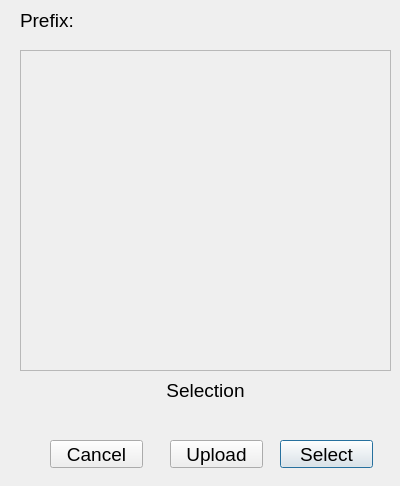
<?xml version="1.0" encoding="UTF-8"?>
<ui version="4.0">
 <class>Dialog</class>
 <widget class="QDialog" name="Dialog">
  <property name="geometry">
   <rect>
    <x>0</x>
    <y>0</y>
    <width>400</width>
    <height>486</height>
   </rect>
  </property>
  <property name="font">
   <font>
    <pointsize>14</pointsize>
   </font>
  </property>
  <property name="windowTitle">
   <string>Dialog</string>
  </property>
  <widget class="QLabel" name="label">
   <property name="geometry">
    <rect>
     <x>20</x>
     <y>10</y>
     <width>71</width>
     <height>21</height>
    </rect>
   </property>
   <property name="font">
    <font>
     <pointsize>14</pointsize>
    </font>
   </property>
   <property name="text">
    <string>Prefix:</string>
   </property>
  </widget>
  <widget class="QLabel" name="prefix">
   <property name="geometry">
    <rect>
     <x>100</x>
     <y>10</y>
     <width>271</width>
     <height>21</height>
    </rect>
   </property>
   <property name="font">
    <font>
     <pointsize>14</pointsize>
    </font>
   </property>
   <property name="text">
    <string/>
   </property>
  </widget>
  <widget class="QLabel" name="label_3">
   <property name="geometry">
    <rect>
     <x>20</x>
     <y>380</y>
     <width>371</width>
     <height>21</height>
    </rect>
   </property>
   <property name="font">
    <font>
     <pointsize>14</pointsize>
    </font>
   </property>
   <property name="text">
    <string>Selection</string>
   </property>
   <property name="alignment">
    <set>Qt::AlignCenter</set>
   </property>
  </widget>
  <widget class="QPushButton" name="pushButton">
   <property name="geometry">
    <rect>
     <x>280</x>
     <y>440</y>
     <width>93</width>
     <height>28</height>
    </rect>
   </property>
   <property name="text">
    <string>Select</string>
   </property>
  </widget>
  <widget class="QPushButton" name="upload">
   <property name="geometry">
    <rect>
     <x>170</x>
     <y>440</y>
     <width>93</width>
     <height>28</height>
    </rect>
   </property>
   <property name="text">
    <string>Upload</string>
   </property>
  </widget>
  <widget class="QPushButton" name="pushButton_3">
   <property name="geometry">
    <rect>
     <x>50</x>
     <y>440</y>
     <width>93</width>
     <height>28</height>
    </rect>
   </property>
   <property name="font">
    <font>
     <pointsize>14</pointsize>
    </font>
   </property>
   <property name="text">
    <string>Cancel</string>
   </property>
  </widget>
  <widget class="QScrollArea" name="scrollArea">
   <property name="geometry">
    <rect>
     <x>20</x>
     <y>50</y>
     <width>371</width>
     <height>321</height>
    </rect>
   </property>
   <property name="widgetResizable">
    <bool>true</bool>
   </property>
   <widget class="QWidget" name="contents">
    <property name="geometry">
     <rect>
      <x>0</x>
      <y>0</y>
      <width>369</width>
      <height>319</height>
     </rect>
    </property>
    <widget class="QWidget" name="verticalLayoutWidget">
     <property name="geometry">
      <rect>
       <x>0</x>
       <y>0</y>
       <width>341</width>
       <height>321</height>
      </rect>
     </property>
     <layout class="QVBoxLayout" name="verticalLayout"/>
    </widget>
   </widget>
  </widget>
 </widget>
 <resources/>
 <connections/>
</ui>
